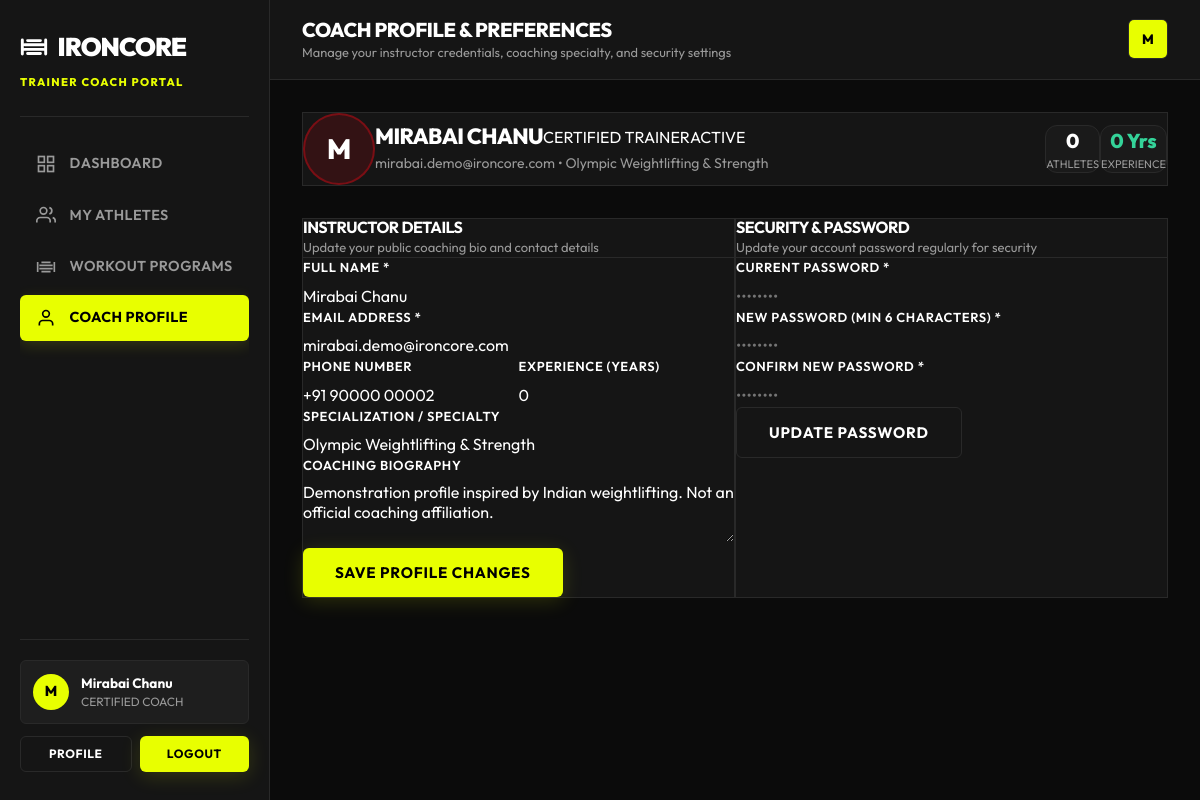
Page /trainer/profile.php (signed in) on the committed database.
### tables this page shows
CREATE TABLE IF NOT EXISTS `users` (
    `id` INT AUTO_INCREMENT PRIMARY KEY,
    `full_name` VARCHAR(100) NOT NULL,
    `username` VARCHAR(50) NOT NULL UNIQUE,
    `email` VARCHAR(150) NOT NULL UNIQUE,
    `password_hash` VARCHAR(255) NOT NULL,
    `role` ENUM('admin', 'trainer', 'member') NOT NULL DEFAULT 'member',
    `avatar` VARCHAR(255) NULL,
    `status` ENUM('active', 'inactive', 'suspended') NOT NULL DEFAULT 'active',
    `created_at` TIMESTAMP DEFAULT CURRENT_TIMESTAMP,
    `updated_at` TIMESTAMP DEFAULT CURRENT_TIMESTAMP ON UPDATE CURRENT_TIMESTAMP,
    INDEX `idx_username` (`username`),
    INDEX `idx_email` (`email`),
    INDEX `idx_role` (`role`)
);

CREATE TABLE IF NOT EXISTS `trainers` (
    `id` INT AUTO_INCREMENT PRIMARY KEY,
    `user_id` INT NOT NULL UNIQUE,
    `phone` VARCHAR(20) NULL,
    `specialization` VARCHAR(150) NOT NULL,
    `experience_years` INT NOT NULL DEFAULT 0,
    `bio` TEXT NULL,
    `hourly_rate` DECIMAL(10,2) DEFAULT 0.00,
    `created_at` TIMESTAMP DEFAULT CURRENT_TIMESTAMP,
    FOREIGN KEY (`user_id`) REFERENCES `users`(`id`) ON DELETE CASCADE
);

### public/trainer/profile.php (called while the page is built, shortened)
<?php
require_once __DIR__ . '/../../app/views/trainer/profile.php';

### app/config/database.php (called while the page is built, shortened)
<?php
class Database {
    private static ?PDO $instance = null;
    public static function getInstance(): PDO {
        if (self::$instance === null) {
            $host = getenv('DB_HOST') ?: '127.0.0.1';
            $port = getenv('DB_PORT') ?: '3306';
            $db   = getenv('DB_NAME') ?: 'ironcore_gym';
            $user = getenv('DB_USER') ?: 'root';
            $pass = getenv('DB_PASS') ?: '';
            $charset = 'utf8mb4';
            $dsn = "mysql:host={$host};port={$port};dbname={$db};charset={$charset}";
            $options = [
                PDO::ATTR_ERRMODE            => PDO::ERRMODE_EXCEPTION,
                PDO::ATTR_DEFAULT_FETCH_MODE => PDO::FETCH_ASSOC,
                PDO::ATTR_EMULATE_PREPARES   => false,
            ];
            try {
                self::$instance = new PDO($dsn, $user, $pass, $options);
            } catch (PDOException $e) {
                if (defined('STORAGE_PATH')) {
                    error_log("[" . date('Y-m-d H:i:s') . "] DB Connection Error: " . $e->getMessage() . "\n", 3, STORAGE_PATH . '/logs/app.log');
                }
                if (APP_DEBUG) {
                    throw new Exception("Database Connection Failed: " . $e->getMessage());
                } else {
                    die("Database connection error. Please contact system administrator.");
                }
            }
        }
        return self::$instance;
    }
}

### app/services/GymManagementService.php (called while the page is built, shortened)
<?php
require_once __DIR__ . '/../config/database.php';
class GymManagementService {
    private PDO $db;
    public function __construct() {
        $this->db = Database::getInstance();
    }
    public function getUserById(int $userId): ?array {
        $stmt = $this->db->prepare("SELECT * FROM users WHERE id = :id LIMIT 1");
        $stmt->execute(['id' => $userId]);
        return $stmt->fetch() ?: null;
    }
    public function getTrainerByUserId(int $userId): ?array {
        $stmt = $this->db->prepare("
            SELECT t.*, u.full_name, u.email, u.status
            FROM trainers t
            JOIN users u ON u.id = t.user_id
            WHERE t.user_id = :uid LIMIT 1
        ");
        $stmt->execute(['uid' => $userId]);
        return $stmt->fetch() ?: null;
    }
    public function trainerDashboard(int $userId): array {
        $trainer = $this->getTrainerByUserId($userId);
        $trainerId = $trainer ? (int) $trainer['id'] : null;
        $clientsQuery = "
            SELECT m.id, m.phone, m.join_date, u.full_name, u.email, u.status,
                   p.title as plan_title, s.end_date, s.status as subscription_status,
                   wp.title as workout_title, wp.goal as workout_goal,
                   (SELECT COUNT(*) FROM attendance a WHERE a.member_id = m.id) as total_checkins,
                   (SELECT MAX(CONCAT(a2.date, ' ', a2.check_in_time)) FROM attendance a2 WHERE a2.member_id = m.id) as last_seen
            FROM members m
            JOIN users u ON u.id = m.user_id
            LEFT JOIN workout_plans wp ON wp.member_id = m.id " . ($trainerId ? "AND wp.trainer_id = :tid" : "") . "
            LEFT JOIN subscriptions s ON s.member_id = m.id AND s.id = (
                SELECT MAX(s2.id) FROM subscriptions s2 WHERE s2.member_id = m.id
            )
            LEFT JOIN membership_plans p ON p.id = s.plan_id
            WHERE u.status = 'active'
            ORDER BY m.id DESC
        ";
        $stmt = $this->db->prepare($clientsQuery);
        if ($trainerId) {
            $stmt->execute(['tid' => $trainerId]);
        } else {
            $stmt->execute();
        }
        $clients = $stmt->fetchAll();
        $assignedCount = count($clients);
        $activePrograms = 0;
        $needingAttention = 0;
        $sessionsThisWeek = (int) $this->db->query("
            SELECT COUNT(*) FROM attendance
            WHERE YEARWEEK(date, 1) = YEARWEEK(CURDATE(), 1)
        ")->fetchColumn();
        $todaySchedule = $this->db->query("
            SELECT a.*, u.full_name, u.email
            FROM attendance a
            JOIN members m ON m.id = a.member_id
            JOIN users u ON u.id = m.user_id
            WHERE a.date = CURDATE()
            ORDER BY a.check_in_time DESC
        ")->fetchAll();
        return [
            'trainer'                          => $trainer,
            'assigned_clients_count'           => $assignedCount,
            'active_programs_count'            => $activePrograms,
            'sessions_this_week'               => $sessionsThisWeek,
            'clients_needing_attention'        => $needingAttention,
            'clients_needing_attention_count'  => $needingAttention,
            'clients'                          => $clients,
            'today_schedule'                   => $todaySchedule
        ];
    }
}

### app/views/trainer/profile.php (the view, shortened to what this page needs)
<?php
require_once __DIR__ . '/../../services/GymManagementService.php';
$userId = (int) ($_SESSION['user_id'] ?? 0);
$svc = new GymManagementService();
$user = $svc->getUserById($userId);
$trainer = $svc->getTrainerByUserId($userId);
$trainerData = $svc->trainerDashboard($userId);
?>
<!DOCTYPE html>
<html lang="en">
<head>
  <link rel="stylesheet" href="/assets/css/style.css">
  <link rel="stylesheet" href="/assets/css/dashboard.css">
  <link rel="stylesheet" href="/assets/css/responsive.css">
  <link rel="stylesheet" href="/assets/css/admin-modules.css">
</head>
<body style="background-color: var(--color-bg);">
  <div class="dashboard-shell">
    <?php
    require_once __DIR__ . '/../layouts/trainer_nav.php';
    ?>
      <main class="dashboard-body">
        <section class="modern-card" style="padding: var(--space-6); background: var(--color-surface); border: 1px solid var(--color-border); border-radius: var(--radius-xl); margin-bottom: var(--space-6);">
          <div style="display: flex; align-items: center; gap: var(--space-5); flex-wrap: wrap;">
            <div class="avatar-circle" style="width: 72px; height: 72px; font-size: 28px; font-weight: 800; background: rgba(229, 9, 20, 0.15); color: var(--color-primary); border: 2px solid rgba(229, 9, 20, 0.4);">
              <?= strtoupper(substr($user['full_name'] ?? 'Coach', 0, 1)) ?>
            </div>
            <div style="flex: 1; min-width: 240px;">
              <div style="display: flex; align-items: center; gap: var(--space-3); flex-wrap: wrap;">
                <h2 style="font-size: 22px; font-weight: 800; color: var(--color-text); margin: 0;"><?= htmlspecialchars($user['full_name'] ?? 'Coach') ?></h2>
                <span class="badge badge-primary">CERTIFIED TRAINER</span>
                <span class="badge badge-success">ACTIVE</span>
              </div>
              <p style="font-size: 14px; color: var(--color-text-muted); margin: 4px 0 0 0;"><?= htmlspecialchars($user['email'] ?? '') ?> • <?= htmlspecialchars($trainer['specialization'] ?? $trainer['specialty'] ?? 'Not specified') ?></p>
            </div>
            <div style="display: flex; gap: var(--space-4); text-align: center;">
              <div style="padding: var(--space-3) var(--space-4); background: rgba(255,255,255,0.02); border: 1px solid var(--color-border); border-radius: var(--radius-md);">
                <div style="font-size: 20px; font-weight: 800; color: var(--color-primary);"><?= $trainerData['assigned_clients_count'] ?></div>
                <div style="font-size: 11px; color: var(--color-text-muted); text-transform: uppercase;">Athletes</div>
              </div>
              <div style="padding: var(--space-3) var(--space-4); background: rgba(255,255,255,0.02); border: 1px solid var(--color-border); border-radius: var(--radius-md);">
                <div style="font-size: 20px; font-weight: 800; color: #34D399;"><?= (int)($trainer['experience_years'] ?? 0) ?> Yrs</div>
                <div style="font-size: 11px; color: var(--color-text-muted); text-transform: uppercase;">Experience</div>
              </div>
            </div>
          </div>
        </section>
        <div style="display: grid; grid-template-columns: repeat(auto-fit, minmax(320px, 1fr)); gap: var(--space-6);">
          <section class="modern-card" style="padding: var(--space-6); background: var(--color-surface); border: 1px solid var(--color-border); border-radius: var(--radius-xl);">
            <div style="margin-bottom: var(--space-4); border-bottom: 1px solid var(--color-border); padding-bottom: var(--space-3);">
              <h3 style="font-size: 16px; font-weight: 700; color: var(--color-text); margin: 0; text-transform: uppercase;">Instructor Details</h3>
              <p style="font-size: 13px; color: var(--color-text-muted); margin: 2px 0 0 0;">Update your public coaching bio and contact details</p>
            </div>
            <form id="profile-form" onsubmit="submitProfileForm(event)">
              <div style="display: flex; flex-direction: column; gap: var(--space-4);">
                <div>
                  <label class="form-label" style="font-size: 13px; font-weight: 600; color: var(--color-text); margin-bottom: 6px; display: block;">Full Name *</label>
                  <input type="text" name="full_name" class="form-input" value="<?= htmlspecialchars($user['full_name'] ?? '') ?>" required style="width: 100%;">
                </div>
                <div>
                  <label class="form-label" style="font-size: 13px; font-weight: 600; color: var(--color-text); margin-bottom: 6px; display: block;">Email Address *</label>
                  <input type="email" name="email" class="form-input" value="<?= htmlspecialchars($user['email'] ?? '') ?>" required style="width: 100%;">
                </div>
                <div style="display: grid; grid-template-columns: 1fr 1fr; gap: var(--space-4);">
                  <div>
                    <label class="form-label" style="font-size: 13px; font-weight: 600; color: var(--color-text); margin-bottom: 6px; display: block;">Phone Number</label>
                    <input type="text" name="phone" class="form-input" value="<?= htmlspecialchars($trainer['phone'] ?? '') ?>" placeholder="+1 (555) 000-0000" style="width: 100%;">
                  </div>
                  <div>
                    <label class="form-label" style="font-size: 13px; font-weight: 600; color: var(--color-text); margin-bottom: 6px; display: block;">Experience (Years)</label>
                    <input type="number" name="experience_years" class="form-input" value="<?= (int)($trainer['experience_years'] ?? 3) ?>" min="0" max="50" style="width: 100%;">
                  </div>
                </div>
                <div>
                  <label class="form-label" style="font-size: 13px; font-weight: 600; color: var(--color-text); margin-bottom: 6px; display: block;">Specialization / Specialty</label>
                  <input type="text" name="specialization" class="form-input" value="<?= htmlspecialchars($trainer['specialization'] ?? $trainer['specialty'] ?? '') ?>" placeholder="e.g., Hypertrophy, Strength, HIIT" style="width: 100%;">
                </div>
                <div>
                  <label class="form-label" style="font-size: 13px; font-weight: 600; color: var(--color-text); margin-bottom: 6px; display: block;">Coaching Biography</label>
                  <textarea name="bio" class="form-input" rows="3" placeholder="Tell members about your coaching methodology and background..." style="width: 100%;"><?= htmlspecialchars($trainer['bio'] ?? '') ?></textarea>
                </div>
                <button type="submit" class="btn btn-primary" id="save-profile-btn" style="align-self: flex-start;">Save Profile Changes</button>
              </div>
            </form>
          </section>
          <section class="modern-card" style="padding: var(--space-6); background: var(--color-surface); border: 1px solid var(--color-border); border-radius: var(--radius-xl);">
            <div style="margin-bottom: var(--space-4); border-bottom: 1px solid var(--color-border); padding-bottom: var(--space-3);">
              <h3 style="font-size: 16px; font-weight: 700; color: var(--color-text); margin: 0; text-transform: uppercase;">Security & Password</h3>
              <p style="font-size: 13px; color: var(--color-text-muted); margin: 2px 0 0 0;">Update your account password regularly for security</p>
            </div>
            <form id="password-form" onsubmit="submitPasswordForm(event)">
              <div style="display: flex; flex-direction: column; gap: var(--space-4);">
                <div>
                  <label class="form-label" style="font-size: 13px; font-weight: 600; color: var(--color-text); margin-bottom: 6px; display: block;">Current Password *</label>
                  <input type="password" name="current_password" class="form-input" required placeholder="••••••••" style="width: 100%;">
                </div>
                <div>
                  <label class="form-label" style="font-size: 13px; font-weight: 600; color: var(--color-text); margin-bottom: 6px; display: block;">New Password (min 6 characters) *</label>
                  <input type="password" name="new_password" class="form-input" required minlength="6" placeholder="••••••••" style="width: 100%;">
                </div>
                <div>
                  <label class="form-label" style="font-size: 13px; font-weight: 600; color: var(--color-text); margin-bottom: 6px; display: block;">Confirm New Password *</label>
                  <input type="password" name="confirm_password" class="form-input" required minlength="6" placeholder="••••••••" style="width: 100%;">
                </div>
                <button type="submit" class="btn btn-secondary" id="save-password-btn" style="align-self: flex-start;">Update Password</button>
              </div>
            </form>
          </section>
        </div>
      </main>
    </div>
  </div>
</body>
</html>

### rows in the picture
users: full_name "M", full_name "MIRABAI CHANU", email "mirabai.demo@ironcore.com", full_name "Mirabai Chanu"
trainers: specialization "Olympic Weightlifting & Strength", experience_years "0", phone "+91 90000 00002", bio "Demonstration profile inspired by Indian weightlifting. Not an official coaching affiliation."

### other values in the picture
$trainerInitial "M"
$trainerName "Mirabai Chanu"
$pageTitle "COACH PROFILE & PREFERENCES"
$pageSubtitle "Manage your instructor credentials, coaching specialty, and security settings"
$trainerData['assigned_clients_count'] "0"
